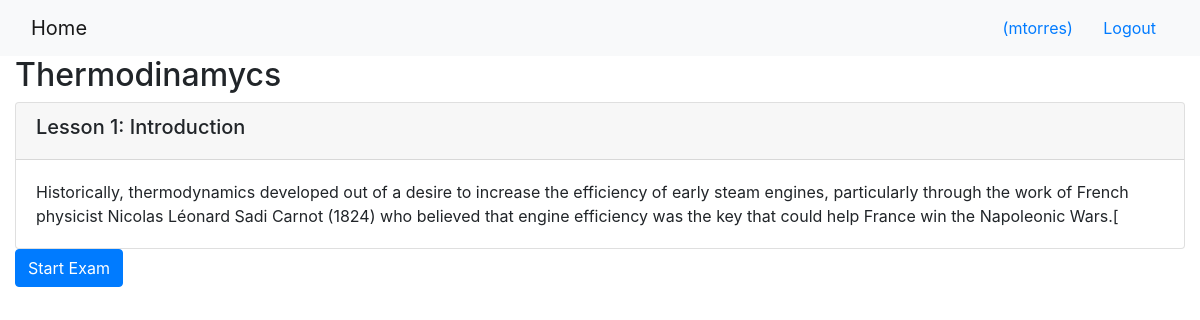
/onlinecourse/1/ (signed in), run on the app's committed database.
### onlinecourse/models.py (models this page shows, shortened)
class Course(models.Model):
    name = models.CharField(null=False, max_length=30, default='online course')
    image = models.ImageField(upload_to='course_images/')
    description = models.CharField(max_length=1000)
    pub_date = models.DateField(null=True)
    instructors = models.ManyToManyField(Instructor)
    users = models.ManyToManyField(settings.AUTH_USER_MODEL, through='Enrollment')
    total_enrollment = models.IntegerField(default=0)
    is_enrolled = False

class Lesson(models.Model):
    title = models.CharField(max_length=200, default="title")
    order = models.IntegerField(default=0)
    course = models.ForeignKey(Course, on_delete=models.CASCADE)
    content = models.TextField()

### onlinecourse/views.py (the view)
# urls.py: path('<int:pk>/', views.CourseDetailView.as_view(), name='course_details'),
class CourseDetailView(generic.DetailView):
    model = Course
    template_name = 'onlinecourse/course_detail_bootstrap.html'

### onlinecourse/templates/onlinecourse/course_detail_bootstrap.html (shortened to what this page needs)
<!DOCTYPE html>
<html lang="en">
<head>
     {% load static %}
    <link rel="stylesheet" href="https://maxcdn.bootstrapcdn.com/bootstrap/4.5.2/css/bootstrap.min.css">
</head>
<body>
    <nav class="navbar navbar-light bg-light">
        <div class="container-fluid">
            <div class="navbar-header">
                  <a class="navbar-brand" href="{% url 'onlinecourse:index' %}">Home</a>
            </div>
            <ul class="nav navbar-nav navbar-right">
                {% if user.is_authenticated %}
                <li>
                    <a class="btn btn-link" href="#">{{ user.first_name }}({{ user.username }})</a>
                    <a class="btn btn-link" href="{% url 'onlinecourse:logout' %}">Logout</a>
                </li>
                {% endif %}
            </ul>
        </div>
    </nav>
    <div class="container-fluid">
            <h2>{{ course.name }}</h2>
            <div class="card-columns-vertical">
                {% for lesson in course.lesson_set.all %}
                    <div class="card mt-1">
                        <div class="card-header"><h5>Lesson {{lesson.order|add:1}}: {{lesson.title}}</h5></div>
                        <div class="card-body">{{lesson.content}}</div>
                    </div>
                {% endfor %}
            </div>
             {% if user.is_authenticated %}
            <button type="button" class="btn btn-primary" data-toggle="collapse" data-target="#demo">Start Exam</button>
            {%endif%}
    </div>
</body>
</html>

### data on the page
Course: name "Thermodinamycs"
Lesson: order|add "1", title "Introduction", content "Historically, thermodynamics developed out of a desire to increase the efficiency of early steam engines, particularly through the work of French physicist Nicolas Léonard Sadi Carnot (1824) who believed that engine efficiency was the key that could help France win the Napoleonic Wars.["

### other printed values
{{ user.username }} "mtorres"
